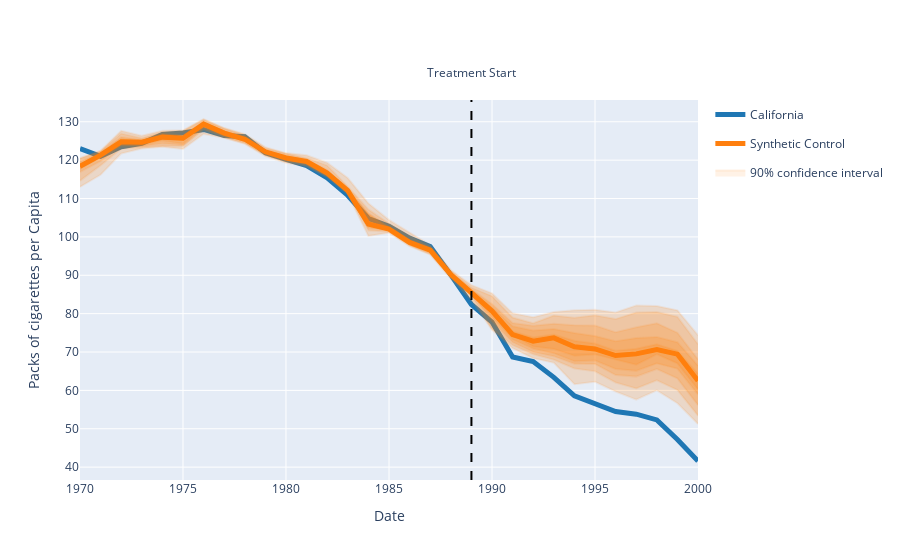

Source (notebook cell):
### Markdown cell above
# Display predictions for the Synthetic Control group

### Code cell
sc.compare(y, y_ci, y_axis="Packs of cigarettes per Capita")
